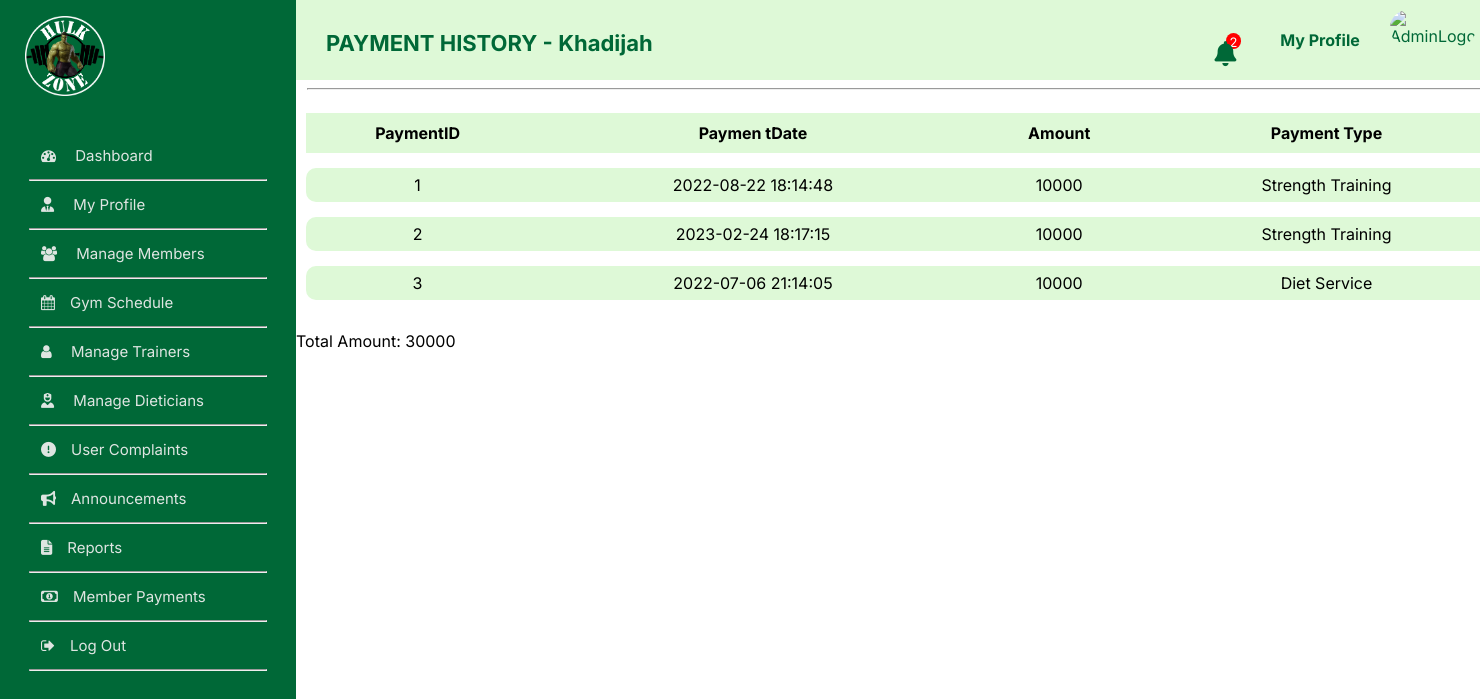
/admin/viewPaymentHistory.php?memberID=41 (signed in), run on an earlier commit of the app's database.
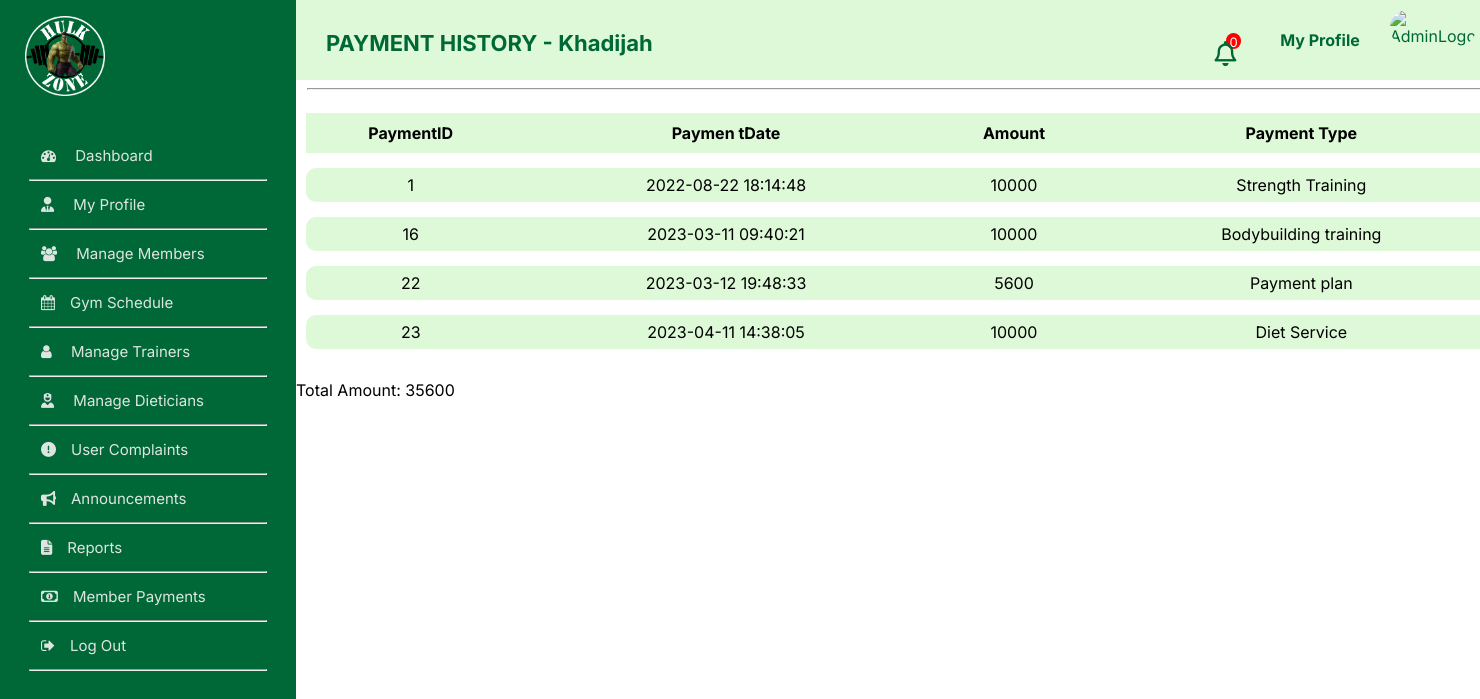
And on a later commit of the database.
### tables this page shows
CREATE TABLE `payment` (
  `paymentID` int NOT NULL,
  `paymentDate` datetime NOT NULL,
  `amount` double NOT NULL,
  `type` int NOT NULL,
  `memberID` int NOT NULL
);

### admin/notiCount.php (called while the page is built)
<?php
include('../connect.php');
$userID = $_SESSION['userID'];
$sqlQuery = "SELECT COUNT(*) AS count FROM usernotifications WHERE userID = '$userID' AND status = '0'";
$sqlQueryresult = mysqli_query($conn, $sqlQuery);
$count = mysqli_fetch_assoc($sqlQueryresult)['count'];
?>

### admin/viewPaymentHistory.php (the view, shortened to what this page needs)
<?php
include('../connect.php');
include('notiCount.php');
?>
<!DOCTYPE html>
<html lang="en">
<head>
    <link rel="stylesheet" href="css/addAnnouncements.css">
    <link rel="stylesheet" href="css/dashboard.css">
    <link rel="stylesheet" href="css/header.css">
    <link rel="stylesheet" href="css/table.css">
    <link rel="stylesheet" href="https://cdnjs.cloudflare.com/ajax/libs/font-awesome/4.7.0/css/font-awesome.min.css">
</head>
<body>
    <?php
    include('../admin/sideBar.php');
    ?>
    <div class="right">
        <div class="content">
            <div class="contentLeft">
            <?php
    include('../../HulkZone/connect.php');
    $memberID = $_GET['memberID'];
    $sql = "SELECT u.fName
            FROM payment
            JOIN member ON payment.memberID = member.memberID
            JOIN user AS u ON member.userID = u.userID
            WHERE payment.memberID = '$memberID'";
    $result = mysqli_query($conn, $sql);
    $details = $result->fetch_assoc();
?>
                <p class="title" style="width: 400px;">PAYMENT HISTORY - <?php  echo $details['fName'];?> </p>
            </div>
            <div>
        <div class="notification" style="margin-left: 374px;top:0px;" >
          <?php
          include 'notifications.php';
          ?>
        </div>
      </div>
      <div class="notiCount" style="padding-top: 20px;margin-left:500px;" >
        <p ><?php echo $count; ?></p>
      </div>
      <div class="contentMiddle" style="margin-left:30px;width: 120px;">
        <p class="myProfile" >My Profile</p>
      </div>
      <div class="contentRight" style="margin-left: 0px;"><img src="<?php echo $profilePictureLink ?>" alt="AdminLogo" class="adminLogo"></div>
    </div>
        <div class="down">
        <hr style="width: 98%;">
        <div class="tableAnnouncements">
            <table class="announcements">
                <tr>
                   <th>PaymentID</th>
                   <th>Paymen tDate</th>
                   <th>Amount</th>
                   <th>Payment Type</th>
                </tr>
                <?php
                   include('../../HulkZone/connect.php');
                    $memberID = $_GET['memberID'];
                   $sql = "SELECT *,
                    CASE payment.type
                      WHEN 0 THEN 'Payment plan'
                      WHEN 1 THEN 'Crossfit Training'
                      WHEN 2 THEN 'Bodybuilding training'
                      WHEN 3 THEN 'Diet Service'
                      WHEN 4 THEN 'Strength Training'
                      ELSE 'Unknown'
                    END as payment_type
                  FROM payment
                  WHERE memberID='$memberID'";
                    $result=mysqli_query($conn, $sql);
                    $total_amount = 0;
                    while ($row = $result->fetch_assoc()) {
                        echo"
                    <tr>
                   <td>$row[paymentID]</td>
                   <td>$row[paymentDate]</td>
                   <td>$row[amount]</td>
                   <td>$row[payment_type]</td>
                </tr>";
                $total_amount += $row['amount'];
                    }
                ?>
            </table>
            <p>Total Amount: <?php echo $total_amount ?></p>
        </div>
        </div>
    </div>
</body>
</html>

### admin/notifications.php (shortened to what this page needs)
<?php
include '../connect.php';
$userID = $_SESSION['userID'];
$sqlQuery1 = "SELECT * FROM notifications JOIN usernotifications ON notifications.notificationsID = usernotifications.notificationsID WHERE usernotifications.userID = '$userID' AND usernotifications.status = '0'";
$sqlQueryresult1 = mysqli_query($conn, $sqlQuery1);
?>
<!DOCTYPE html>
<html lang="en">
<head>
</head>
<body>
    <?php
    if (mysqli_num_rows($sqlQueryresult1) > 0) {
        echo "
        <button onclick=\"document.getElementById('noti').style.display='block'\" class='notificationBtn'>
        <i class='fas fa-bell'></i>
        </button>
        ";
    } else {
        echo "
        <button onclick=\"document.getElementById('noti').style.display='block'\" class='notificationBtn'>
        <i class='far fa-bell'></i>
        </button>
        ";
    }
    ?>
</body>
</html>

What changed in the data, as far as the page shows it:
removed payment: paymentID "2", paymentDate "2023-02-24 18:17:15", amount "10000", row "Strength Training"
removed payment: paymentID "3", paymentDate "2022-07-06 21:14:05", amount "10000", row "Diet Service"
added payment: paymentID "16", paymentDate "2023-03-11 09:40:21", amount "10000", row "Bodybuilding training"
added payment: paymentID "22", paymentDate "2023-03-12 19:48:33", amount "5600", row "Payment plan"
added payment: paymentID "23", paymentDate "2023-04-11 14:38:05", amount "10000", row "Diet Service"
Also different on the page:
$count: "2" → "0"
$total_amount: "30000" → "35600"
